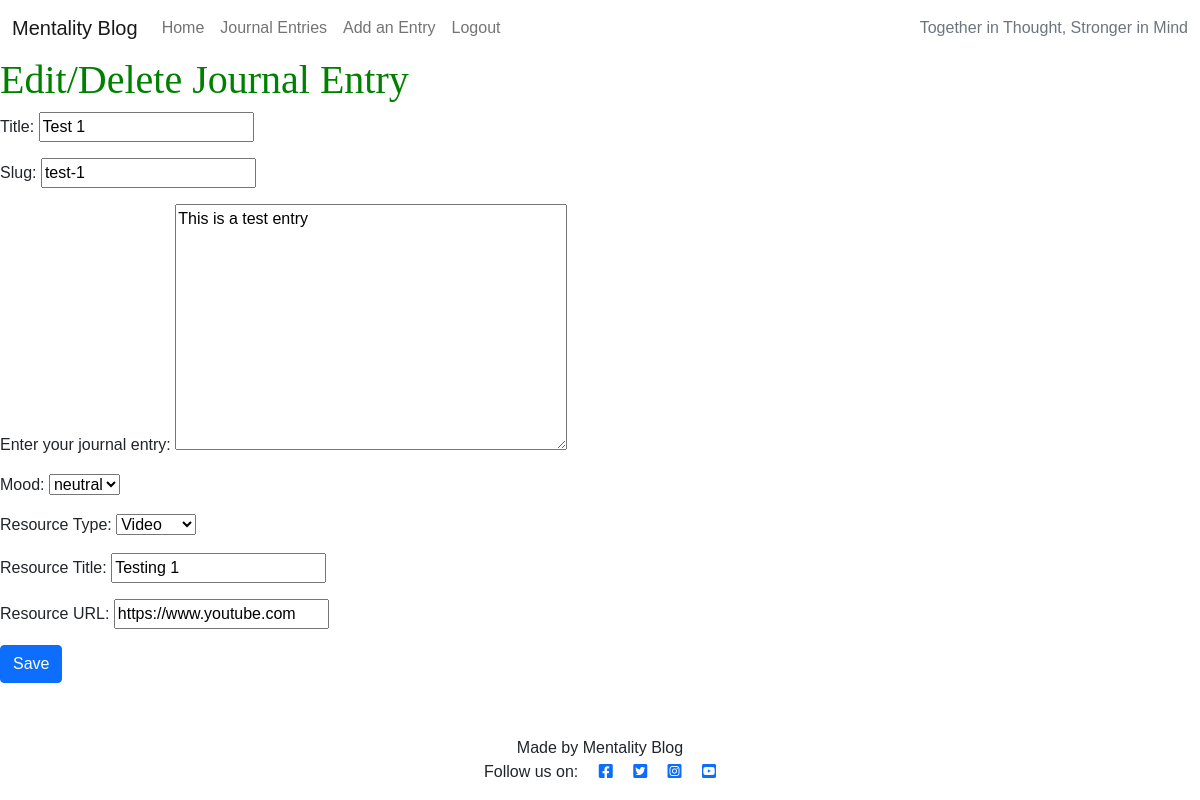
Screenshot of /editjournalentry/11 (signed in) with the database file from the repository.
### blog/models.py (models this page shows, shortened)
class JournalEntry(models.Model):
    title = models.CharField(max_length=200, blank=False, null=False)
    slug = models.SlugField(max_length=200, unique=True)
    user = models.ForeignKey(User, on_delete=models.CASCADE)
    published_on = models.DateTimeField(auto_now_add=True)
    entry_text = models.TextField(blank=False, null=False)
    mood = models.IntegerField(choices=MOOD_TYPES, default=2)
    resource = models.ForeignKey(Resource, on_delete=models.CASCADE, null=True)
    resourcetitle = models.CharField(max_length=200, blank=True, null=True)
    resourceurl = models.URLField(max_length=300, blank=True, null=True)

class Resource(models.Model):
    title = models.CharField(max_length=100, null=True)
    resource_type = models.CharField(max_length=200)
    def __str__(self):
        return f"{self.title}"

### blog/views.py (the view)
# urls.py: path('editjournalentry/<int:journalentry_id>', views.EditJournalEntry, name='editjournalentry'), # noqa
@login_required
def EditJournalEntry(request, journalentry_id):
    journalentry = get_object_or_404(JournalEntry, id=journalentry_id)
    if request.method == 'POST':
        journalentryform = JournalEntryForm(data=request.POST, instance=journalentry)
        if journalentryform.is_valid() and journalentry.user == request.user:
            journalentry = journalentryform.save(commit=False)
            journalentry.save()
            messages.add_message(request, messages.SUCCESS, 'Journal Entry Updated!')
            return HttpResponseRedirect(reverse('journalentries'))
        else:
            messages.add_message(request, messages.ERROR, 'Error Updating Journal Entry!')
    else:
        journalentryform = JournalEntryForm(instance=journalentry)
    context = {'form': journalentryform, 'journalentry': journalentry}
    return render(request, 'edit_journal_entry.html', context)

### blog/forms.py
class JournalEntryForm(forms.ModelForm):
    class Meta:
        model = JournalEntry
        exclude = ['published_on', 'user']
        resource = Resource.title
        labels = {
            "entry_text": "Enter your journal entry",
            "resource": "Resource Type",
            "resourcetitle": "Resource Title",
            "resourceurl": "Resource URL",
            }

### blog/templates/edit_journal_entry.html (shortened to what this page needs)
{% extends "base.html" %}
{% load static %}
{% block content %}
<h1>Edit/Delete Journal Entry</h1>
    <form method="post">
        {{ form.as_p }}
        <button type="submit" class="btn btn-primary">Save</button>
    </form>
{% endblock %}

### static/assets/css/style.css (style rules this page uses)
body { font-family: Arial, sans-serif; }
h1 { color: green; }
h1, h2, h3, h4, h5, h6 { font-family: "Playfair Display", Georgia, "Times New Roman", serif; }

### rows the page displays
JournalEntry: title "Test 1", slug "test-1", entry_text "This is a test entry", mood "neutral", resource "Video", resourcetitle "Testing 1", resourceurl "https://www.youtube.com"
